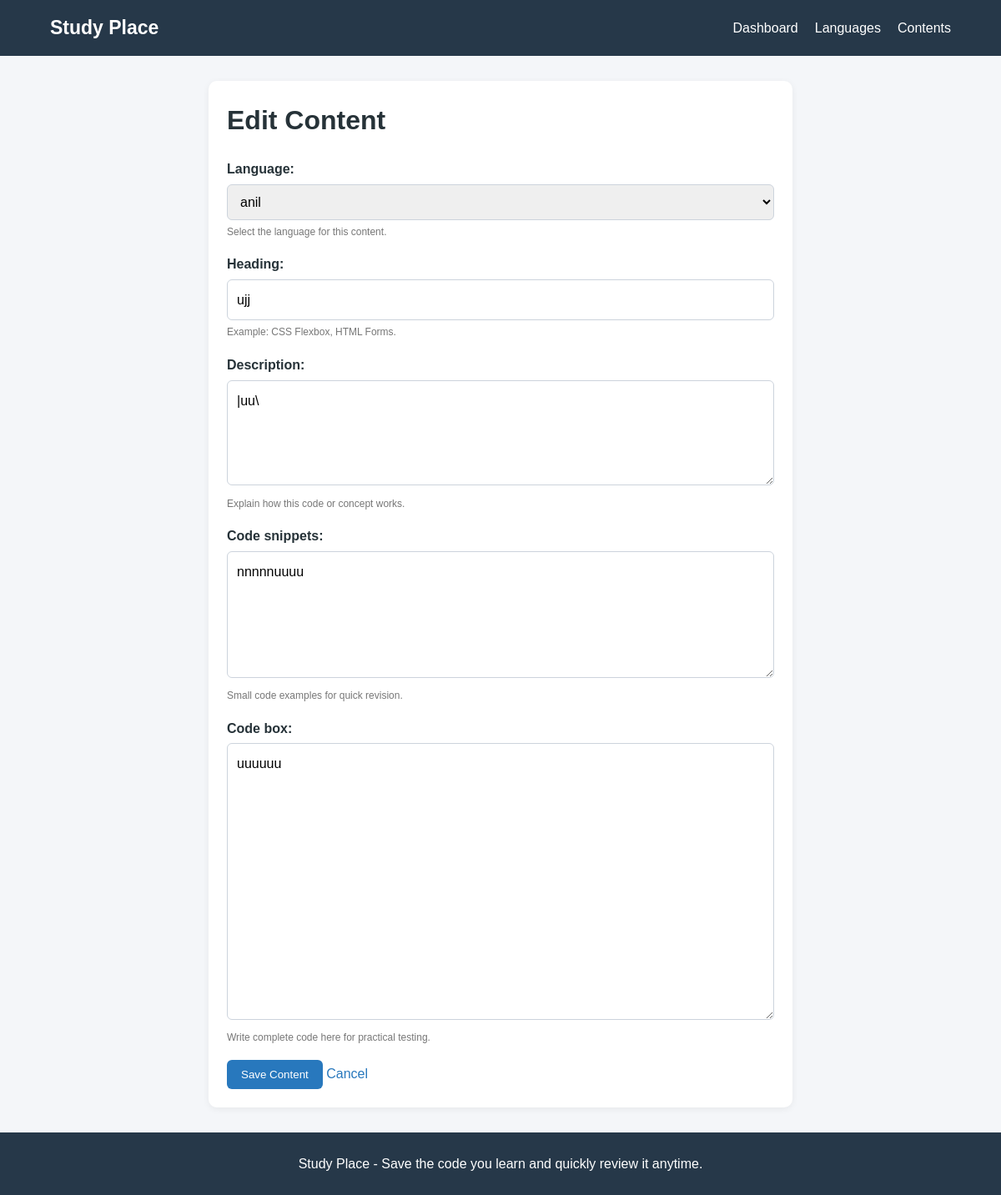
/contents/2/edit/, run on the app's committed database.
### snippets/models.py (models this page shows, shortened)
class AppContent(models.Model):
    language = models.ForeignKey(
        AppLanguage,
        on_delete=models.PROTECT,
        related_name="contents",
        help_text="Select the language for this content."
    )
    heading = models.CharField(
        max_length=200,
        help_text="Example: CSS Flexbox, HTML Forms."
    )
    description = models.TextField(
        blank=True,
        help_text="Explain how this code or concept works."
    )
    code_snippets = models.TextField(
        blank=True,
        help_text="Small code examples for quick revision."
    )
    code_box = models.TextField(
        blank=True,
        help_text="Write complete code here for practical testing."
    )
    created_at = models.DateTimeField(auto_now_add=True)
    updated_at = models.DateTimeField(auto_now=True)
    class Meta:
        verbose_name = "App Content"
        verbose_name_plural = "App Contents"
        ordering = ["language", "heading"]
        constraints = [
            models.UniqueConstraint(
                fields=["language", "heading"],
                name="unique_heading_per_language"
            )
        ]

### snippets/views.py (the view, shortened to what this page needs)
def content_edit(request, pk):
    content = get_object_or_404(
        AppContent,
        pk=pk
    )
    form = AppContentForm(
        request.POST if request.method == "POST" else None,
        instance=content
    )
    return render(
        request,
        "StudyPlace/content_form.html",
        {
            "form": form,
            "title": "Edit Content",
            "content": content,
        }
    )

### snippets/forms.py
class AppContentForm(forms.ModelForm):
    class Meta:
        model = AppContent
        fields = [
            "language",
            "heading",
            "description",
            "code_snippets",
            "code_box",
        ]
        widgets = {
            "language": forms.Select(attrs={
                "class": "form-control"
            }),
            "heading": forms.TextInput(attrs={
                "class": "form-control",
                "placeholder": "Enter topic heading"
            }),
            "description": forms.Textarea(attrs={
                "class": "form-control",
                "rows": 4,
                "placeholder": "Explain this topic"
            }),
            "code_snippets": forms.Textarea(attrs={
                "class": "form-control",
                "rows": 5,
                "placeholder": "Small code snippets"
            }),
            "code_box": forms.Textarea(attrs={
                "class": "form-control",
                "rows": 12,
                "placeholder": "Write complete code here"
            }),
        }

### snippets/models.py (called while the page is built)
    def __str__(self):
        return self.name

### snippets/templates/StudyPlace/content_form.html (shortened to what this page needs)
{% extends 'StudyPlace/base.html' %}
{% block content %}
<div class="form-card">
    <h1>{{ title }}</h1>
    <form method="POST">
        {{ form.as_p }}
        <button type="submit" class="btn">Save Content</button>
        <a href="{% url 'StudyPlace:content_list' %}" class="cancel">
            Cancel
        </a>
    </form>
</div>
{% endblock %}

### snippets/static/StudyPlace/style.css (style rules this page uses)
* { box-sizing: border-box; margin: 0; padding: 0; }
body { font-family: Arial, sans-serif; background: #f4f6f9; color: #263238; line-height: 1.6; }
.stat-card, .content-card, .form-card, .detail-section { background: white; padding: 22px; border-radius: 10px; box-shadow: 0 2px 8px rgba(0,0,0,0.06); }
.btn { display: inline-block; background: #2878bd; color: white; border: none; border-radius: 6px; padding: 10px 17px; text-decoration: none; cursor: pointer; }
.actions a, .cancel { color: #2878bd; text-decoration: none; }
input, textarea, select { width: 100%; padding: 11px; border: 1px solid #ccd3dc; border-radius: 6px; font: inherit; }
.form-card { max-width: 700px; margin: auto; }
.form-card h1 { margin-bottom: 20px; }
.form-card p { margin-bottom: 15px; }
.form-card label { display: block; margin-bottom: 5px; font-weight: bold; }
.form-card .helptext { color: #777; font-size: 12px; }

### data on the page
AppContent: language "anil", heading "ujj", description "|uu\\", code_snippets "nnnnnuuuu", code_box "uuuuuu"

### other printed values
{{ title }} "Edit Content"
